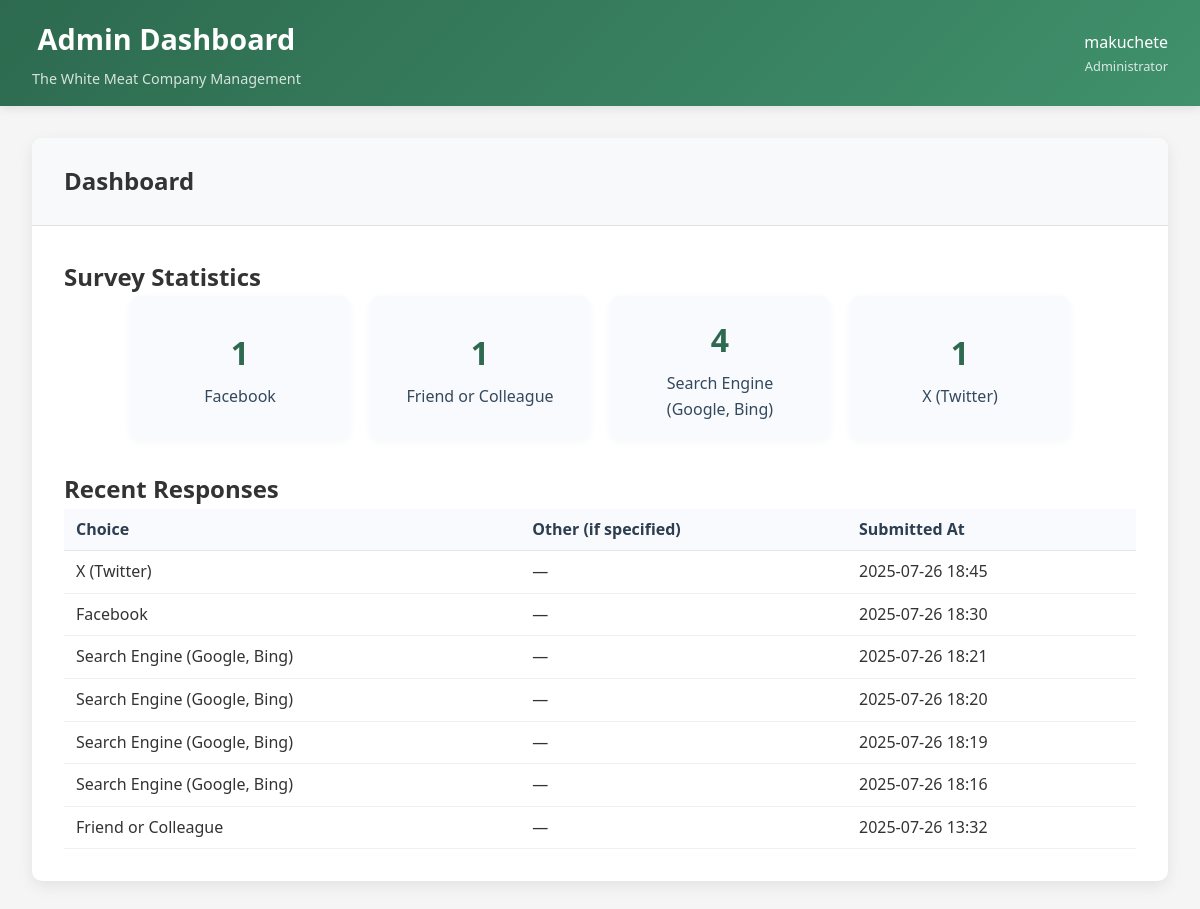
Screenshot of /dashboard/responses/ (signed in) with the database file from the repository.
### frontend/models.py (models this page shows, shortened)
class HowDidYouHearAboutUs(models.Model):
    CHOICES = [
        ('search_engine', 'Search Engine (Google, Bing)'),
        ('facebook', 'Facebook'),
        ('twitter', 'X (Twitter)'),
        ('friend', 'Friend or Colleague'),
        ('radio', 'Radio'),
        ('blog', 'Blog/Article'),
        ('ad', 'Online Advertisement'),
        ('other', 'Other'),
    ]
    choice = models.CharField(max_length=32, choices=CHOICES)
    other_text = models.CharField(max_length=255, blank=True)
    submitted_at = models.DateTimeField(auto_now_add=True)

### frontend/views.py (the view)
# urls.py: path('dashboard/responses/', views.how_hear_responses, name='how_hear_responses'),
@login_required
def how_hear_responses(request):
    stats = (
        HowDidYouHearAboutUs.objects.values('choice')
        .order_by('choice')
        .annotate(count=Count('id'))
    )
    responses = HowDidYouHearAboutUs.objects.order_by('-submitted_at')[:50]
    CHOICE_LABELS = dict(HowDidYouHearAboutUs.CHOICES)
    for stat in stats:
        stat['label'] = CHOICE_LABELS.get(stat['choice'], stat['choice'])
    return render(request, 'admin/how_hear_responses.html', {
        'stats': stats,
        'responses': responses,
    })

### templates/admin/how_hear_responses.html (shortened to what this page needs)
{% extends 'admin/base.html' %}
{% block content %}
<div class="card" style="margin-bottom: 30px;">
    <div class="card-header">
        <h2 class="card-title">Survey Statistics</h2>
    </div>
    <div class="survey-stats">
        {% for stat in stats %}
        <div class="survey-stat-card">
            <div class="count">{{ stat.count }}</div>
            <div class="label">{{ stat.label }}</div>
        </div>
        {% empty %}
        <div style="color:#888;">No responses yet.</div>
        {% endfor %}
    </div>
</div>
<div class="card">
    <div class="card-header">
        <h2 class="card-title">Recent Responses</h2>
    </div>
    {% if responses %}
    <div style="overflow-x:auto;">
        <table style="width:100%; border-collapse:collapse;">
            <thead>
                <tr style="background:#f8fafd; color:#2c3e50;">
                    <th style="padding:8px 12px; border-bottom:1.5px solid #e0e6ed; text-align:left;">Choice</th>
                    <th style="padding:8px 12px; border-bottom:1.5px solid #e0e6ed; text-align:left;">Other (if specified)</th>
                    <th style="padding:8px 12px; border-bottom:1.5px solid #e0e6ed; text-align:left;">Submitted At</th>
                </tr>
            </thead>
            <tbody>
                {% for entry in responses %}
                <tr style="border-bottom:1px solid #f0f0f0;">
                    <td style="padding:8px 12px;">{{ entry.get_choice_display }}</td>
                    <td style="padding:8px 12px;">{{ entry.other_text|default:'—' }}</td>
                    <td style="padding:8px 12px;">{{ entry.submitted_at|date:'Y-m-d H:i' }}</td>
                </tr>
                {% endfor %}
            </tbody>
        </table>
    </div>
    {% else %}
    <div style="padding:20px; color:#888; text-align:center;">No survey responses yet.</div>
    {% endif %}
</div>
{% endblock %}

### templates/admin/base.html (shortened to what this page needs)
<!DOCTYPE html>
{% load static %}
<html lang="en">
<head>
    <link rel="stylesheet" href="{% static 'css/style.css' %}" />
    <link rel="stylesheet" href="{% static 'css/scroll-animations.css' %}" />
    <link rel="stylesheet" href="https://cdnjs.cloudflare.com/ajax/libs/font-awesome/6.4.0/css/all.min.css" />
    <link href="https://cdn.jsdelivr.net/npm/aos@2.3.4/dist/aos.css" rel="stylesheet" />
</head>
<body>
    <header class="admin-header">
        <div style="display: flex; justify-content: space-between; align-items: center;">
            <div>
                <h1 style="margin: 0;">{% block header_title %}Admin Dashboard{% endblock %}</h1>
                <p style="margin: 5px 0 0 0; opacity: 0.8; font-size: 0.9rem;">The White Meat Company Management</p>
            </div>
            <div style="display: flex; align-items: center; gap: 20px;">
                <div style="text-align: right;">
                    <div style="font-weight: 500;">{{ user.first_name|default:user.username }}</div>
                    <div style="font-size: 0.8rem; opacity: 0.8;">Administrator</div>
                </div>
            </div>
        </div>
    </header>
    <div class="admin-container">
        <div class="admin-content">
            <div class="content-header">
                <h2>{% block content_title %}Dashboard{% endblock %}</h2>
            </div>
            <div class="content-body">
                {% block content %}{% endblock %}
            </div>
        </div>
    </div>
</body>
</html>

### static/css/style.css (style rules this page uses)
* { margin: 0; padding: 0; box-sizing: border-box; }
body, html { font-family: Arial, sans-serif; height: 100%; background-color: #fff; overflow-x: hidden; line-height: 1.6; color: #333; }
h1 { text-align: center; margin-bottom: 40px; font-size: 2em; }

### templates/admin/base.html (style rules this page uses)
body { font-family: 'Segoe UI', Tahoma, Geneva, Verdana, sans-serif; background: #f5f5f5; margin: 0; padding: 0; }
.admin-header { background: linear-gradient(135deg, #2d6a4f 0%, #40916c 100%); color: white; padding: 1rem 2rem; box-shadow: 0 2px 10px rgba(0,0,0,0.1); }
.admin-header h1 { margin: 0; font-size: 1.8rem; font-weight: 600; }
.admin-container { max-width: 1200px; margin: 0 auto; padding: 2rem; }
.admin-content { background: white; border-radius: 10px; box-shadow: 0 5px 15px rgba(0,0,0,0.08); overflow: hidden; }
.content-header { background: #f8f9fa; padding: 1.5rem 2rem; border-bottom: 1px solid #dee2e6; }
.content-header h2 { margin: 0; color: #333; font-size: 1.5rem; }
.content-body { padding: 2rem; }

### templates/admin/how_hear_responses.html (style rules this page uses)
.survey-stats { display: flex; gap: 20px; flex-wrap: wrap; justify-content: center; }
.survey-stat-card { background: #f8fafd; border-radius: 10px; padding: 18px 24px; min-width: 180px; max-width: 220px; flex: 1 1 180px; text-align: center; box-shadow: 0 2px 8px rgba(44,62,80,0.04); display: flex; flex-direction: column; justify-content: center; align-items: center; }
.survey-stat-card .count { font-size: 2rem; font-weight: 700; color: #2d6a4f; }
.survey-stat-card .label { font-size: 1rem; color: #34495e; margin-top: 6px; }

### rows the page displays
HowDidYouHearAboutUs: choice "X (Twitter)", other_text "—", submitted_at "2025-07-26 18:45"
HowDidYouHearAboutUs: choice "Facebook", other_text "—", submitted_at "2025-07-26 18:30"
HowDidYouHearAboutUs: choice "Search Engine (Google, Bing)", other_text "—", submitted_at "2025-07-26 18:21"
HowDidYouHearAboutUs: choice "Search Engine (Google, Bing)", other_text "—", submitted_at "2025-07-26 18:20"
HowDidYouHearAboutUs: choice "Search Engine (Google, Bing)", other_text "—", submitted_at "2025-07-26 18:19"
HowDidYouHearAboutUs: choice "Search Engine (Google, Bing)", other_text "—", submitted_at "2025-07-26 18:16"
HowDidYouHearAboutUs: choice "Friend or Colleague", other_text "—", submitted_at "2025-07-26 13:32"

### other values shown
{{ user.first_name|default:user.username }} "makuchete"
{{ stat.count }} "1" "1" "4" "1"
{{ stat.label }} "Facebook" "Friend or Colleague" "Search Engine (Google, Bing)" "X (Twitter)"
